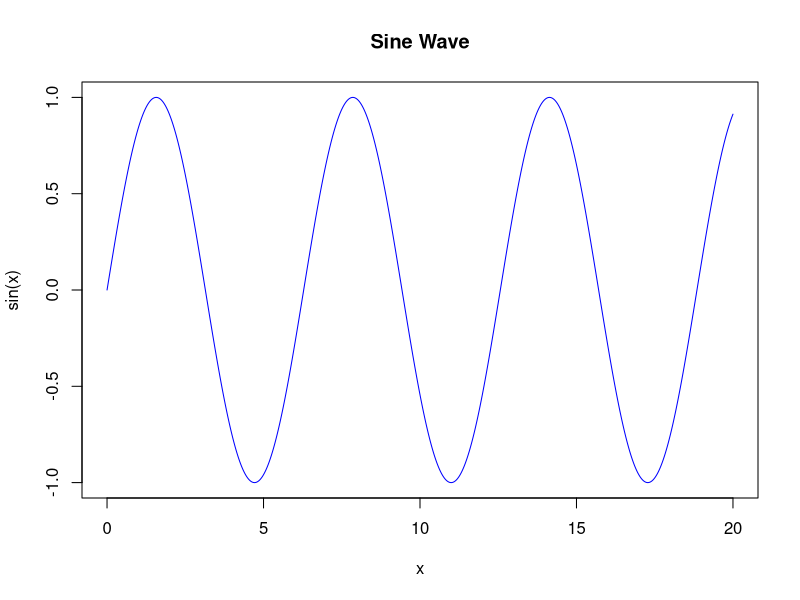

This chart was generated by the following R code:
## ---- chunk 1
x = seq(0,20,0.01)
y = sin(x)
sin_df = data.frame(x,y)

head(sin_df, 3)
## ---- chunk 2
plot(sin_df$x,sin_df$y,
     type = "l",
     main = "Sine Wave",
     xlab = "x",
     ylab = "sin(x)",
     col = "blue")
